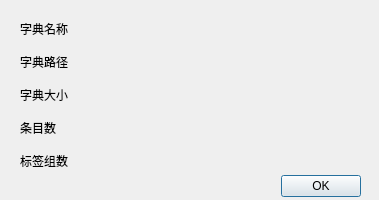
<?xml version="1.0" encoding="UTF-8"?>
<ui version="4.0">
 <class>DictInfoDialog</class>
 <widget class="QDialog" name="DictInfoDialog">
  <property name="geometry">
   <rect>
    <x>0</x>
    <y>0</y>
    <width>379</width>
    <height>200</height>
   </rect>
  </property>
  <property name="windowTitle">
   <string>Dialog</string>
  </property>
  <widget class="QDialogButtonBox" name="buttonBox">
   <property name="geometry">
    <rect>
     <x>20</x>
     <y>170</y>
     <width>341</width>
     <height>32</height>
    </rect>
   </property>
   <property name="orientation">
    <enum>Qt::Horizontal</enum>
   </property>
   <property name="standardButtons">
    <set>QDialogButtonBox::Ok</set>
   </property>
  </widget>
  <widget class="QWidget" name="formLayoutWidget">
   <property name="geometry">
    <rect>
     <x>20</x>
     <y>20</y>
     <width>341</width>
     <height>150</height>
    </rect>
   </property>
   <layout class="QFormLayout" name="formLayout">
    <property name="horizontalSpacing">
     <number>14</number>
    </property>
    <property name="verticalSpacing">
     <number>15</number>
    </property>
    <item row="0" column="0">
     <widget class="QLabel" name="label">
      <property name="text">
       <string>字典名称</string>
      </property>
     </widget>
    </item>
    <item row="0" column="1">
     <widget class="QLabel" name="dictName">
      <property name="text">
       <string/>
      </property>
     </widget>
    </item>
    <item row="2" column="0">
     <widget class="QLabel" name="label_3">
      <property name="text">
       <string>字典大小</string>
      </property>
     </widget>
    </item>
    <item row="2" column="1">
     <widget class="QLabel" name="dictSize">
      <property name="text">
       <string/>
      </property>
     </widget>
    </item>
    <item row="3" column="0">
     <widget class="QLabel" name="label_5">
      <property name="text">
       <string>条目数</string>
      </property>
     </widget>
    </item>
    <item row="3" column="1">
     <widget class="QLabel" name="entryCount">
      <property name="text">
       <string/>
      </property>
     </widget>
    </item>
    <item row="4" column="0">
     <widget class="QLabel" name="label_7">
      <property name="text">
       <string>标签组数</string>
      </property>
     </widget>
    </item>
    <item row="4" column="1">
     <widget class="QLabel" name="labelCount">
      <property name="text">
       <string/>
      </property>
     </widget>
    </item>
    <item row="1" column="0">
     <widget class="QLabel" name="label_2">
      <property name="text">
       <string>字典路径</string>
      </property>
     </widget>
    </item>
    <item row="1" column="1">
     <widget class="QLabel" name="path">
      <property name="styleSheet">
       <string notr="true"/>
      </property>
      <property name="text">
       <string/>
      </property>
     </widget>
    </item>
   </layout>
  </widget>
 </widget>
 <resources/>
 <connections>
  <connection>
   <sender>buttonBox</sender>
   <signal>accepted()</signal>
   <receiver>DictInfoDialog</receiver>
   <slot>accept()</slot>
   <hints>
    <hint type="sourcelabel">
     <x>248</x>
     <y>254</y>
    </hint>
    <hint type="destinationlabel">
     <x>157</x>
     <y>274</y>
    </hint>
   </hints>
  </connection>
  <connection>
   <sender>buttonBox</sender>
   <signal>rejected()</signal>
   <receiver>DictInfoDialog</receiver>
   <slot>reject()</slot>
   <hints>
    <hint type="sourcelabel">
     <x>316</x>
     <y>260</y>
    </hint>
    <hint type="destinationlabel">
     <x>286</x>
     <y>274</y>
    </hint>
   </hints>
  </connection>
 </connections>
</ui>
